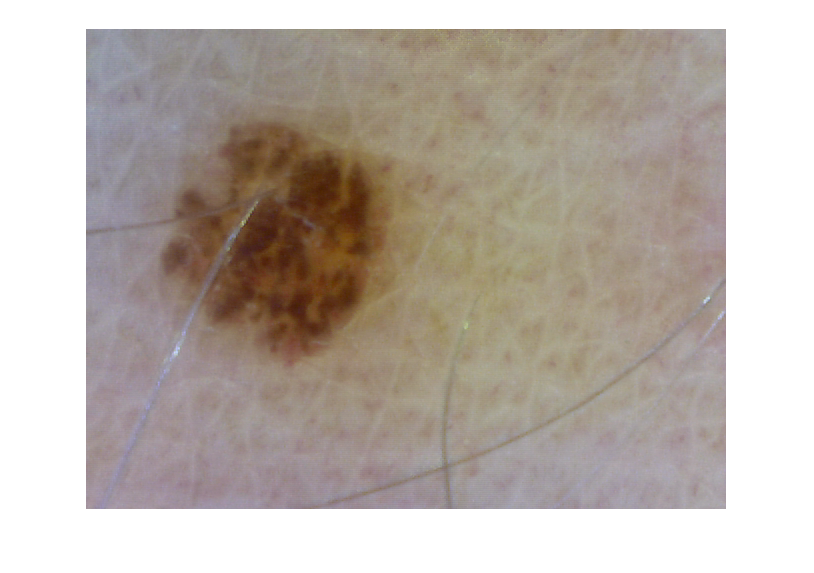
%> input picture CDIO/Segmentation/subim1.png, 814 x 573 px
$ octave subtract_im.m   (GNU Octave 9; MATLAB toolbox functions it lacks are replaced by stand-ins)
%> lines starting %> are read from the running program, lines starting %| are printed output that depends on the picture
%% Subtraction of images

%May be used to calculate how far a RBC have travelled if you take two
%pictures close in time with good resolution

im1=imread('subim1.png'); %image 1
%> im1 is the input picture: size 573x814x3 uint8; mean R, G, B 187.4, 178.1, 170.2
im2=imread('subim2.png'); % image 2
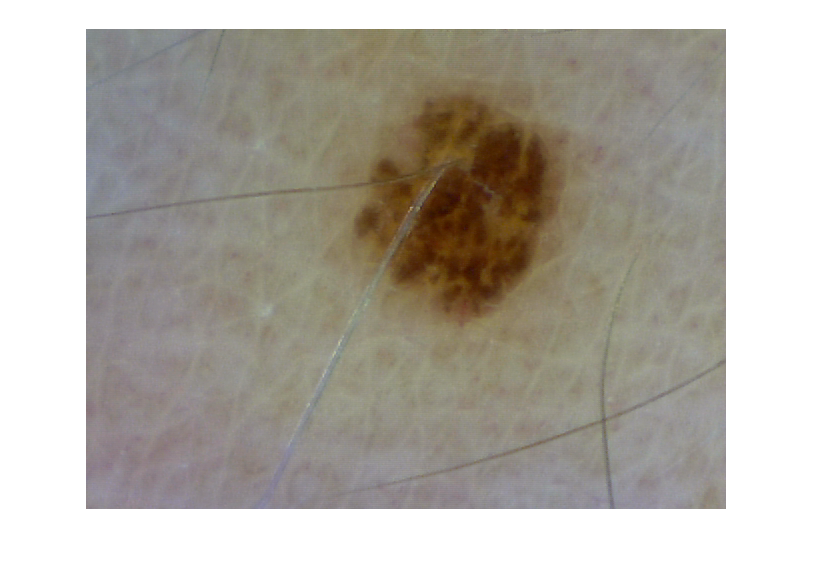
%> input picture CDIO/Segmentation/subim2.png, 814 x 573 px
%> im2 is the input picture: size 573x814x3 uint8; mean R, G, B 177.8, 172.9, 164.1

sub_im=imsubtract(im1, im2); % subtraction of image 1 and 2
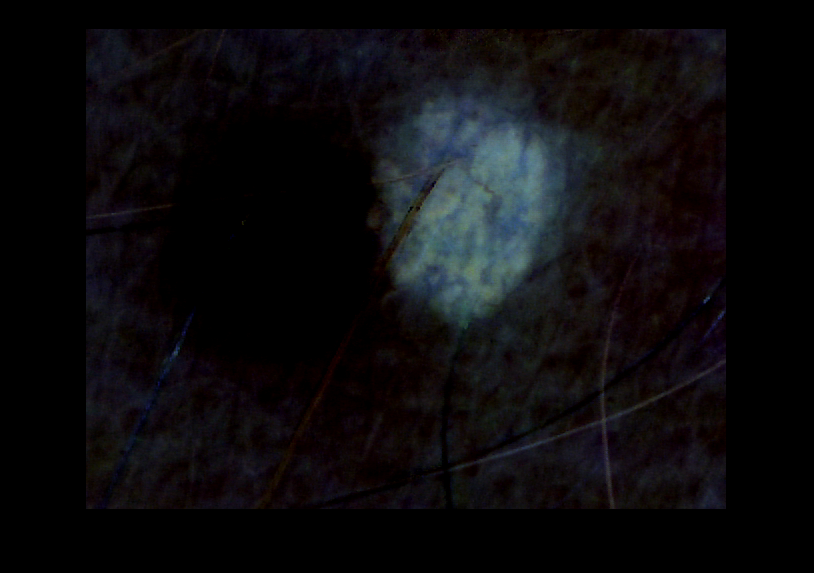
%> sub_im: size 573x814x3 uint8; mean R, G, B 12.3, 11, 13

figure(1)
imshow(sub_im)
